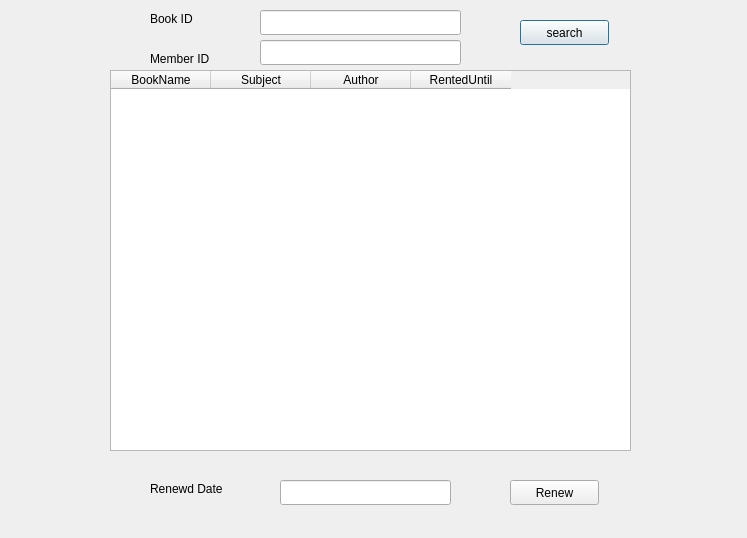
<?xml version="1.0" encoding="UTF-8"?>
<ui version="4.0">
 <class>Window_RenewBook</class>
 <widget class="QDialog" name="Window_RenewBook">
  <property name="geometry">
   <rect>
    <x>0</x>
    <y>0</y>
    <width>747</width>
    <height>538</height>
   </rect>
  </property>
  <property name="windowTitle">
   <string>Dialog</string>
  </property>
  <widget class="QWidget" name="layoutWidget">
   <property name="geometry">
    <rect>
     <x>110</x>
     <y>70</y>
     <width>521</width>
     <height>381</height>
    </rect>
   </property>
   <layout class="QVBoxLayout" name="verticalLayout">
    <item>
     <widget class="QTableWidget" name="tableWidget_RentedBooks">
      <property name="mouseTracking">
       <bool>true</bool>
      </property>
      <column>
       <property name="text">
        <string>BookName</string>
       </property>
      </column>
      <column>
       <property name="text">
        <string>Subject</string>
       </property>
      </column>
      <column>
       <property name="text">
        <string>Author</string>
       </property>
      </column>
      <column>
       <property name="text">
        <string>RentedUntil</string>
       </property>
      </column>
     </widget>
    </item>
   </layout>
  </widget>
  <widget class="QLabel" name="label">
   <property name="geometry">
    <rect>
     <x>150</x>
     <y>10</y>
     <width>67</width>
     <height>17</height>
    </rect>
   </property>
   <property name="text">
    <string>Book ID</string>
   </property>
  </widget>
  <widget class="QPushButton" name="pushButton_search">
   <property name="geometry">
    <rect>
     <x>520</x>
     <y>20</y>
     <width>89</width>
     <height>25</height>
    </rect>
   </property>
   <property name="text">
    <string>search</string>
   </property>
  </widget>
  <widget class="QLineEdit" name="lineEdit_BookId">
   <property name="geometry">
    <rect>
     <x>260</x>
     <y>10</y>
     <width>201</width>
     <height>25</height>
    </rect>
   </property>
  </widget>
  <widget class="QLineEdit" name="lineEdit_renewdDate">
   <property name="geometry">
    <rect>
     <x>280</x>
     <y>480</y>
     <width>171</width>
     <height>25</height>
    </rect>
   </property>
  </widget>
  <widget class="QLabel" name="label_2">
   <property name="geometry">
    <rect>
     <x>150</x>
     <y>480</y>
     <width>121</width>
     <height>17</height>
    </rect>
   </property>
   <property name="text">
    <string>Renewd Date</string>
   </property>
  </widget>
  <widget class="QPushButton" name="pushButton_Renew">
   <property name="geometry">
    <rect>
     <x>510</x>
     <y>480</y>
     <width>89</width>
     <height>25</height>
    </rect>
   </property>
   <property name="text">
    <string>Renew</string>
   </property>
  </widget>
  <widget class="QLabel" name="label_3">
   <property name="geometry">
    <rect>
     <x>150</x>
     <y>50</y>
     <width>81</width>
     <height>17</height>
    </rect>
   </property>
   <property name="text">
    <string>Member ID</string>
   </property>
  </widget>
  <widget class="QLineEdit" name="lineEdit_MemberId">
   <property name="geometry">
    <rect>
     <x>260</x>
     <y>40</y>
     <width>201</width>
     <height>25</height>
    </rect>
   </property>
  </widget>
 </widget>
 <resources/>
 <connections/>
</ui>
